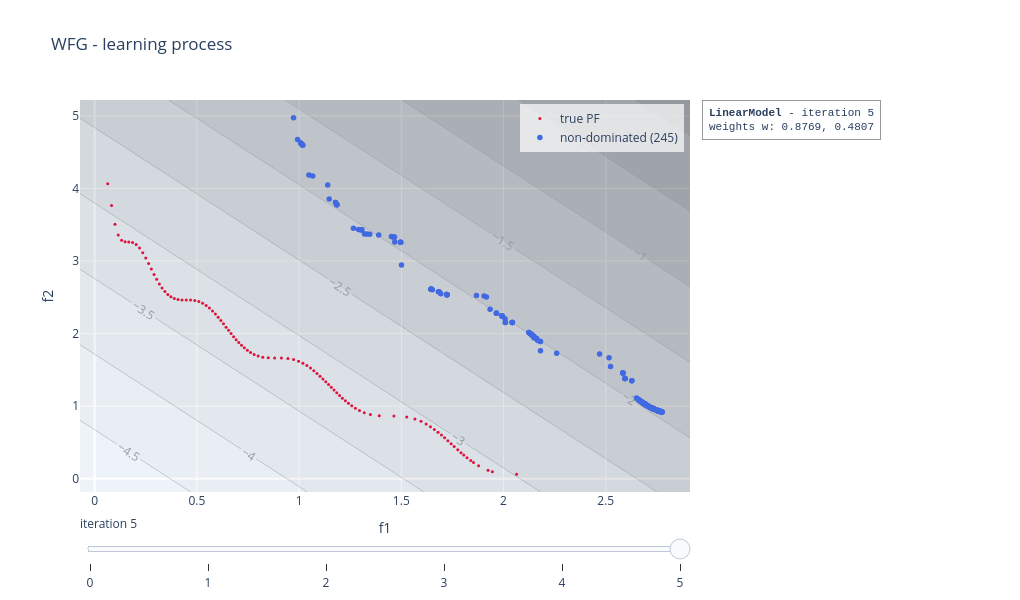

Source (notebook cell):
### Code cell
linear_model.visualise("learning", plot_scalarisation = True, show = False)

### Figure 1 — Plotly figure (JSON) as saved in the notebook; plotly's stock layout.template omitted (floating-point values rounded to 4 significant figures; data arrays with more than 128 entries replaced by an {"elided": "..."} marker saying what was removed)
{"data": [{"marker": {"color": "crimson", "size": 3}, "mode": "markers", "name": "true PF", "type": "scatter", "x": [0.06395, 0.08267, 0.0995, 0.1154, 0.1318, 0.1491, 0.1672, 0.1854, 0.2031, 0.2197, 0.2352, 0.2501, 0.264, 0.2775, 0.2906, 0.3035, 0.3166, 0.3298, 0.3435, 0.3578, 0.3731, 0.3897, 0.4077, 0.4272, 0.4479, 0.4692, 0.4899, 0.5096, 0.528, 0.5452, 0.5612, 0.5763, 0.5906, 0.6042, 0.6174, 0.6302, 0.6427, 0.655, 0.6674, 0.6797, 0.6923, 0.7051, 0.7183, 0.7321, 0.7468, 0.7627, 0.78, 0.7997, 0.8224, 0.8491, 0.8803, 0.9136, 0.9453, 0.9731, 0.9973, 1.019, 1.038, 1.056, 1.072, 1.088, 1.102, 1.117, 1.13, 1.144, 1.157, 1.171, 1.184, 1.198, 1.212, 1.226, 1.242, 1.258, 1.275, 1.295, 1.319, 1.349, 1.392, 1.464, 1.527, 1.567, 1.596, 1.621, 1.643, 1.662, 1.68, 1.696, 1.712, 1.728, 1.744, 1.759, 1.776, 1.792, 1.805, 1.821, 1.84, 1.853, 1.878, 1.924, 1.945, 2.064], "y": [4.064, 3.765, 3.508, 3.36, 3.288, 3.266, 3.264, 3.256, 3.228, 3.179, 3.115, 3.041, 2.965, 2.889, 2.816, 2.748, 2.685, 2.628, 2.58, 2.539, 2.507, 2.484, 2.47, 2.465, 2.464, 2.463, 2.456, 2.441, 2.418, 2.387, 2.351, 2.312, 2.269, 2.225, 2.18, 2.134, 2.089, 2.045, 2.001, 1.959, 1.917, 1.878, 1.84, 1.804, 1.771, 1.741, 1.714, 1.692, 1.676, 1.666, 1.664, 1.663, 1.657, 1.642, 1.62, 1.592, 1.56, 1.525, 1.489, 1.452, 1.414, 1.376, 1.337, 1.298, 1.26, 1.222, 1.184, 1.147, 1.11, 1.075, 1.04, 1.006, 0.9727, 0.9412, 0.9118, 0.8861, 0.8678, 0.8638, 0.8516, 0.8251, 0.7922, 0.7558, 0.7182, 0.6799, 0.6409, 0.602, 0.5646, 0.5241, 0.4834, 0.4446, 0.3999, 0.3602, 0.3277, 0.2907, 0.251, 0.2241, 0.1793, 0.1164, 0.09694, 0.06395]}, {"marker": {"color": "royalblue", "size": 5.5}, "mode": "markers", "name": "non-dominated (245)", "type": "scatter", "x": {"elided": "245 float values"}, "y": {"elided": "245 float values"}}, {"colorscale": [[0, "rgb(255,255,255)"], [0.125, "rgb(240,240,240)"], [0.25, "rgb(217,217,217)"], [0.375, "rgb(189,189,189)"], [0.5, "rgb(150,150,150)"], [0.625, "rgb(115,115,115)"], [0.75, "rgb(82,82,82)"], [0.875, "rgb(37,37,37)"], [1, "rgb(0,0,0)"]], "contours": {"showlabels": true}, "opacity": 0.35, "showlegend": false, "showscale": false, "type": "contour", "x": [-0.07167, -0.0211, 0.02947, 0.08004, 0.1306, 0.1812, 0.2318, 0.2823, 0.3329, 0.3835, 0.434, 0.4846, 0.5352, 0.5857, 0.6363, 0.6869, 0.7375, 0.788, 0.8386, 0.8892, 0.9397, 0.9903, 1.041, 1.091, 1.142, 1.193, 1.243, 1.294, 1.344, 1.395, 1.445, 1.496, 1.547, 1.597, 1.648, 1.698, 1.749, 1.799, 1.85, 1.901, 1.951, 2.002, 2.052, 2.103, 2.153, 2.204, 2.255, 2.305, 2.356, 2.406, 2.457, 2.507, 2.558, 2.609, 2.659, 2.71, 2.76, 2.811, 2.861, 2.912], "y": [-0.1815, -0.08997, 0.001551, 0.09307, 0.1846, 0.2761, 0.3676, 0.4592, 0.5507, 0.6422, 0.7337, 0.8252, 0.9168, 1.008, 1.1, 1.191, 1.283, 1.374, 1.466, 1.557, 1.649, 1.74, 1.832, 1.923, 2.015, 2.107, 2.198, 2.29, 2.381, 2.473, 2.564, 2.656, 2.747, 2.839, 2.93, 3.022, 3.113, 3.205, 3.296, 3.388, 3.479, 3.571, 3.662, 3.754, 3.845, 3.937, 4.028, 4.12, 4.211, 4.303, 4.395, 4.486, 4.578, 4.669, 4.761, 4.852, 4.944, 5.035, 5.127, 5.218], "z": {"elided": "60x60 float values"}}], "layout": {"annotations": [{"align": "left", "bgcolor": "rgba(255,255,255,0.85)", "bordercolor": "#999999", "borderpad": 6, "borderwidth": 1, "font": {"family": "Courier New, monospace", "size": 11}, "showarrow": false, "text": "<b>LinearModel</b> - iteration 5<br>weights w: 0.8769, 0.4807", "x": 1.02, "xanchor": "left", "xref": "paper", "y": 1, "yanchor": "top", "yref": "paper"}], "height": 600, "legend": {"bgcolor": "rgba(255,255,255,0.7)", "x": 0.99, "xanchor": "right", "y": 0.99, "yanchor": "top"}, "margin": {"r": 330}, "showlegend": true, "sliders": [{"active": 5, "currentvalue": {"prefix": "iteration "}, "steps": [{"args": [["0"], {"frame": {"redraw": true}, "mode": "immediate"}], "label": "0", "method": "animate"}, {"args": [["1"], {"frame": {"redraw": true}, "mode": "immediate"}], "label": "1", "method": "animate"}, {"args": [["2"], {"frame": {"redraw": true}, "mode": "immediate"}], "label": "2", "method": "animate"}, {"args": [["3"], {"frame": {"redraw": true}, "mode": "immediate"}], "label": "3", "method": "animate"}, {"args": [["4"], {"frame": {"redraw": true}, "mode": "immediate"}], "label": "4", "method": "animate"}, {"args": [["5"], {"frame": {"redraw": true}, "mode": "immediate"}], "label": "5", "method": "animate"}]}], "title": {"text": "WFG - learning process"}, "width": 1020, "xaxis": {"range": [-0.07167, 2.912], "title": {"text": "f1"}}, "yaxis": {"range": [-0.1815, 5.218], "title": {"text": "f2"}}}}
